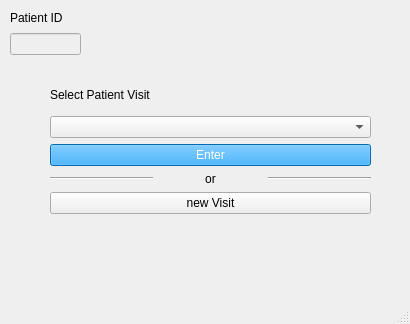
<?xml version="1.0" encoding="UTF-8"?>
<ui version="4.0">
 <class>MainWindow</class>
 <widget class="QMainWindow" name="MainWindow">
  <property name="geometry">
   <rect>
    <x>0</x>
    <y>0</y>
    <width>410</width>
    <height>324</height>
   </rect>
  </property>
  <property name="windowTitle">
   <string>MainWindow</string>
  </property>
  <widget class="QWidget" name="centralwidget">
   <widget class="QWidget" name="verticalLayoutWidget">
    <property name="geometry">
     <rect>
      <x>10</x>
      <y>9</y>
      <width>71</width>
      <height>46</height>
     </rect>
    </property>
    <layout class="QVBoxLayout" name="verticalLayout">
     <item>
      <widget class="QLabel" name="label">
       <property name="text">
        <string>Patient ID</string>
       </property>
      </widget>
     </item>
     <item>
      <widget class="QLineEdit" name="lineEdit">
       <property name="enabled">
        <bool>false</bool>
       </property>
      </widget>
     </item>
    </layout>
   </widget>
   <widget class="QWidget" name="verticalLayoutWidget_2">
    <property name="geometry">
     <rect>
      <x>50</x>
      <y>80</y>
      <width>321</width>
      <height>134</height>
     </rect>
    </property>
    <layout class="QVBoxLayout" name="verticalLayout_2">
     <item>
      <widget class="QLabel" name="label_2">
       <property name="text">
        <string>Select Patient Visit</string>
       </property>
      </widget>
     </item>
     <item>
      <widget class="QComboBox" name="comboBox"/>
     </item>
     <item>
      <widget class="QPushButton" name="pushButton_2">
       <property name="styleSheet">
        <string notr="true">background-color: rgb(0, 149, 255);
color: rgb(255, 255, 255);</string>
       </property>
       <property name="text">
        <string>Enter</string>
       </property>
      </widget>
     </item>
     <item>
      <layout class="QHBoxLayout" name="horizontalLayout">
       <item>
        <widget class="Line" name="line_2">
         <property name="orientation">
          <enum>Qt::Horizontal</enum>
         </property>
        </widget>
       </item>
       <item>
        <widget class="QLabel" name="label_3">
         <property name="text">
          <string>or</string>
         </property>
         <property name="alignment">
          <set>Qt::AlignCenter</set>
         </property>
        </widget>
       </item>
       <item>
        <widget class="Line" name="line">
         <property name="orientation">
          <enum>Qt::Horizontal</enum>
         </property>
        </widget>
       </item>
      </layout>
     </item>
     <item>
      <widget class="QPushButton" name="pushButton">
       <property name="text">
        <string>new Visit</string>
       </property>
      </widget>
     </item>
    </layout>
   </widget>
  </widget>
  <widget class="QMenuBar" name="menubar">
   <property name="geometry">
    <rect>
     <x>0</x>
     <y>0</y>
     <width>410</width>
     <height>21</height>
    </rect>
   </property>
  </widget>
  <widget class="QStatusBar" name="statusbar"/>
 </widget>
 <resources/>
 <connections/>
</ui>
